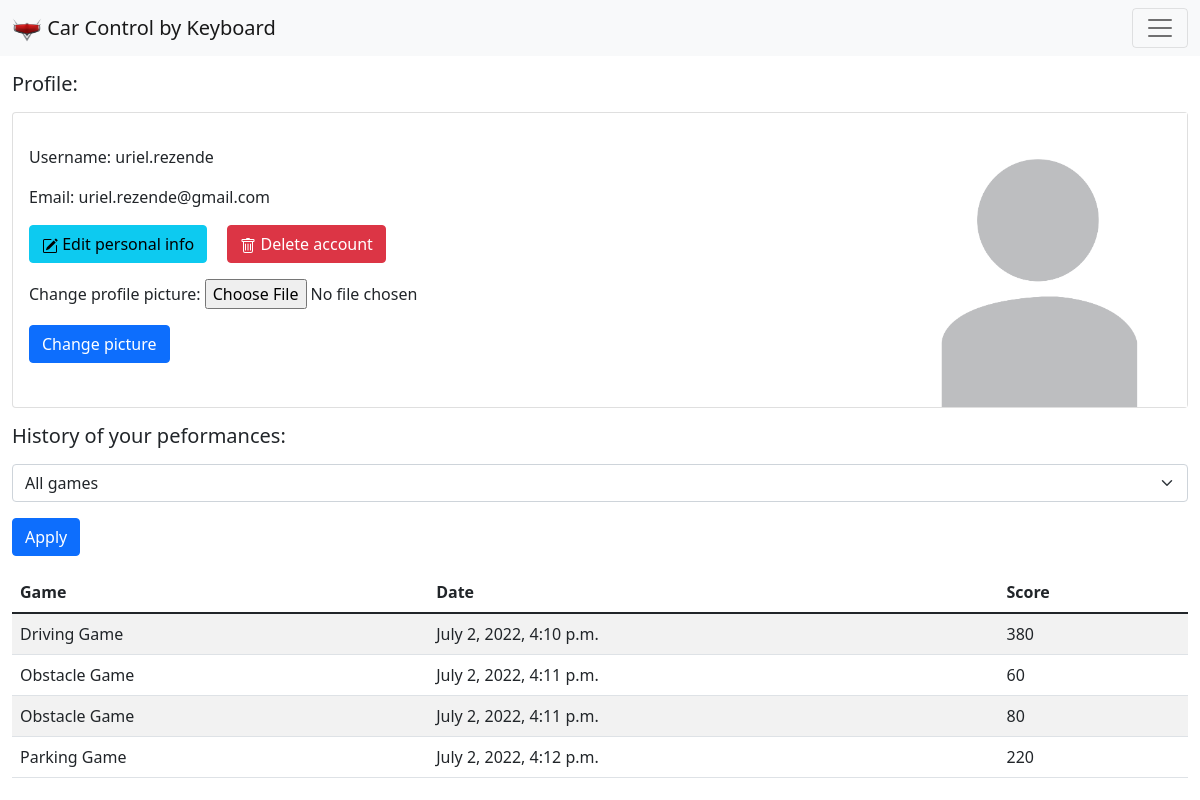
/account/profile (signed in), run on the app's committed database.
### carcontrollerserver/models.py (models this page shows)
class Score(models.Model):
    user = models.ForeignKey(User, on_delete=models.CASCADE)
    game = models.ForeignKey(Game, on_delete=models.CASCADE)
    score = models.IntegerField()
    date = models.DateTimeField(default=datetime.now, blank=True, null=True)

class Game(models.Model):
    game_tag = models.CharField(max_length=30, unique=True, null=False, blank=False)
    game_name = models.CharField(max_length=30, null=False, blank=False)
    def __str__(self):
        return self.game_name

### carcontrollerserver/views/account.py (the view)
# urls.py: path('account/profile', account.profile, name='profile'),
def profile(request):
    if request.method == "GET" and request.user.is_authenticated:
        if contains_parameters(request.GET, "game") and request.GET.get('game') != "all_games":
            game = get_object_or_404(Game, game_tag = request.GET.get('game'))
            scores = Score.objects.filter(game=game, user=request.user)
        else:
            game = None
            scores = Score.objects.filter(user=request.user)
        games = Game.objects.all()
        app_user = get_object_or_404(AppUser, user=request.user)
        form_picture = FormPicture()
        return render(request, 'profile.html', {
                                                'scores': scores,
                                                'games': games,
                                                'selected_game': game,
                                                'app_user': app_user,
                                                'form_picture': form_picture
                                            })
    return redirect('login-form')

### application/forms.py
class FormPicture(forms.Form):
    picture = forms.ImageField(label='Change profile picture', required=False)

### application/utils.py (called while the page is built)
def contains_parameters(request, *parameters):
    for parameter in parameters:
        if request.get(parameter) is None:
            return False
    return True

### application/templates/profile.html (shortened to what this page needs)
{% extends 'base.html' %}
{% load static %}
{% block content %}
<section class="container-fluid">
    <h5 class="mb-3">Profile:</h5>
    <div class="card mb-3">
        <div class="row g-0">
            <div class="col-12 col-md-7 col-lg-9 mt-3">
                <div class="card-body">
                    <p>Username: {{user.username}}</p>
                    <p>Email: {{user.email}}</p>
                    <a class="btn btn-info" href="{% url 'update-account-form' %}" role="button">
                         Edit personal info</a>
                    <a class="btn btn-danger ms-3" role="button" data-bs-toggle="modal" data-bs-target="#exampleModal">
                         Delete account</a>
                    <form class="mt-3" action="{% url 'change-picture' %}" method="POST" enctype="multipart/form-data">
                        {{form_picture.as_p}}
                        <button type="submit" class="btn btn-primary">Change picture</button>
                    </form>
                </div>
            </div>
            <div class="col-12 col-md-5 col-lg-3">
                {% if app_user.picture %}
                    <img src="{{app_user.picture.url}}" class="img-fluid rounded-start" alt="...">
                {% else %}
                    <img src="{% static 'profile.jpg' %}" class="img-fluid rounded-start" alt="...">
                {% endif %}
            </div>
        </div>
      </div>
    <h5 class="my-3">History of your peformances:</h5>
    <form action="{% url 'profile' %}" method="GET">
        <select class="form-select mb-3" name="game">
            {% if game %}
                <option value="all_games" selected>All games</option>
            {% else %}
                <option value="all_games">All games</option>
            {% endif %}
        </select>
        <button type="submit" class="btn btn-primary mb-3">Apply</button>
    </form>
    <table class="table table-striped">
        <thead>
            <tr>
                <th scope="col">Game</th>
                <th scope="col">Date</th>
                <th scope="col">Score</th>
            </tr>
        </thead>
        <tbody>
            {% for score in scores %}
                <tr>
                    <td>{{score.game}}</td>
                    <td>{{score.date}}</td>
                    <td>{{score.score}}</td>
                </tr>
            {% endfor %}
        </tbody>
    </table>
</section>
{% endblock %}

### data on the page
Score: game "Driving Game", date "July 2, 2022, 4:10 p.m.", score "380"
Score: game "Obstacle Game", date "July 2, 2022, 4:11 p.m.", score "60"
Score: game "Obstacle Game", date "July 2, 2022, 4:11 p.m.", score "80"
Score: game "Parking Game", date "July 2, 2022, 4:12 p.m.", score "220"

### other printed values
{{ user.username }} "uriel.rezende"
{{ user.email }} "uriel.rezende@gmail.com"
